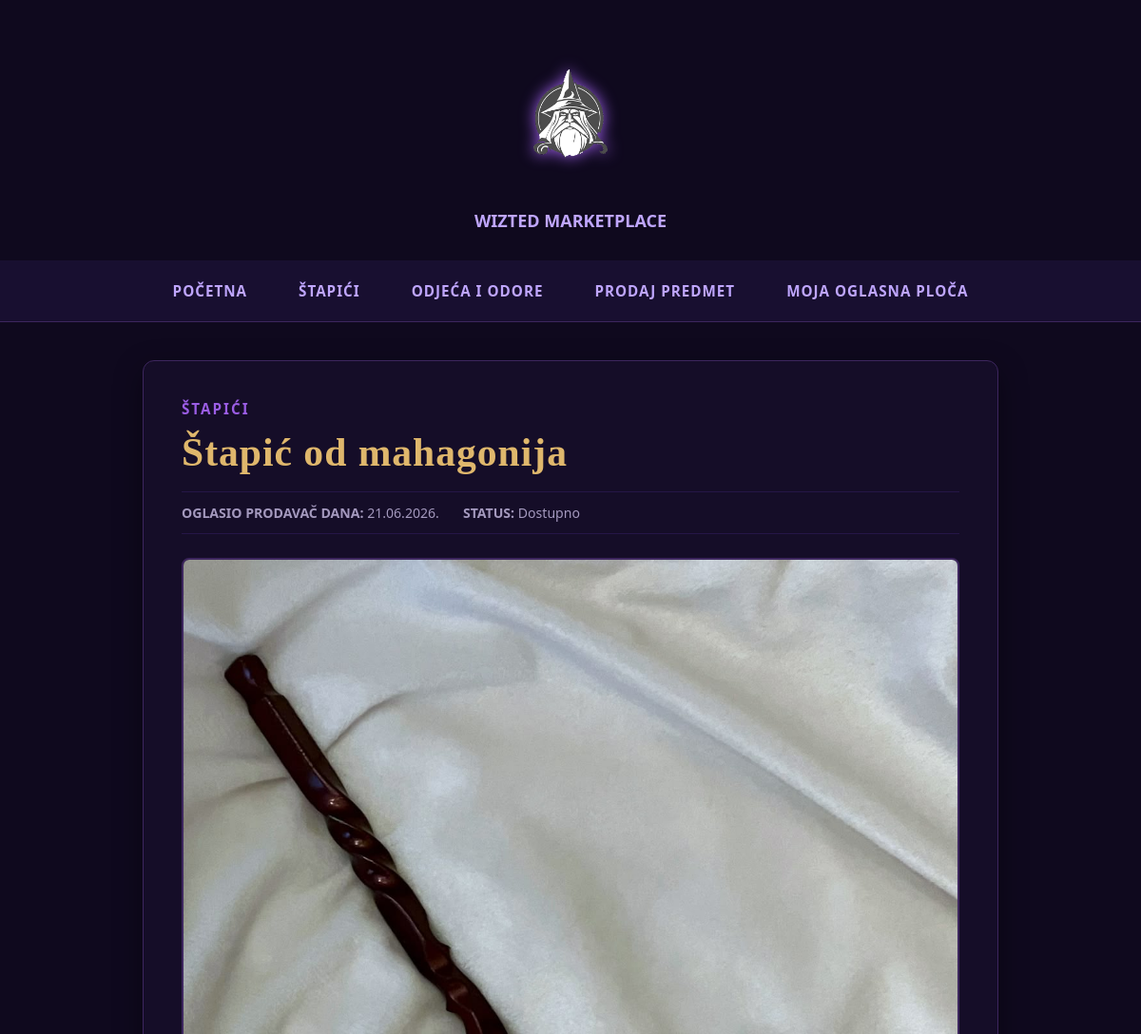
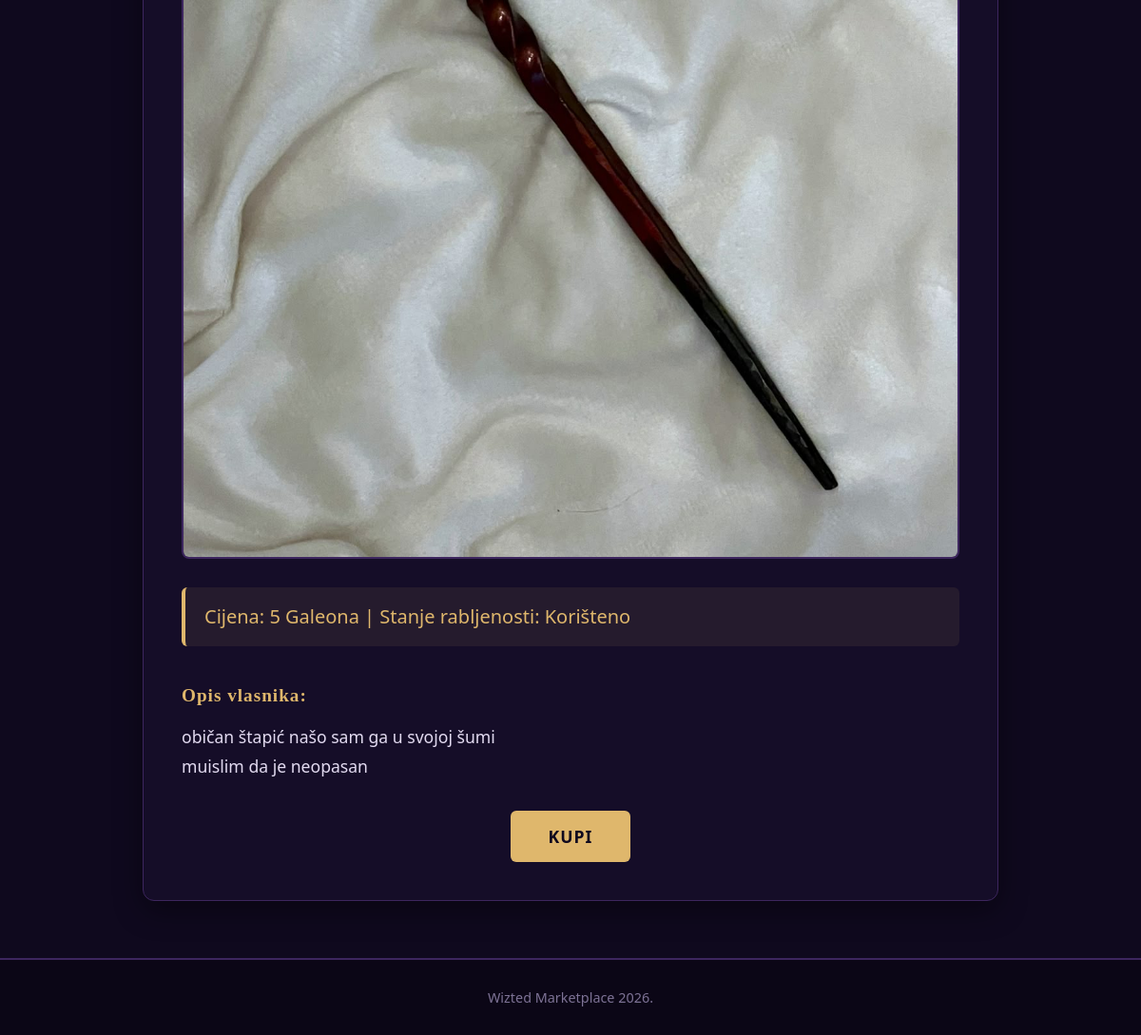
Screenshot of /clanak.php?id=6 with the database file from the repository (2 pictures, top to bottom).
### tables this page shows
CREATE TABLE `vijesti` (
  `id` int(11) NOT NULL,
  `datum` datetime NOT NULL,
  `naslov` varchar(255) NOT NULL,
  `sazetak` text NOT NULL,
  `tekst` text NOT NULL,
  `slika` varchar(255) NOT NULL,
  `kategorija` varchar(50) NOT NULL,
  `arhiva` tinyint(1) NOT NULL DEFAULT 0
);

### clanak.php (the view, shortened to what this page needs)
<?php
include 'connect.php';
$id = isset($_GET['id']) ? intval($_GET['id']) : 0;
$query = "SELECT * FROM vijesti WHERE id = $id";
$result = mysqli_query($dbc, $query);
$row = mysqli_fetch_array($result);
?>
<!DOCTYPE html>
<html lang="bs">
<head>
    <link rel="stylesheet" type="text/css" href="style.css">
</head>
<body>
    <header><img src="img/logo.png" alt="Wizted Logo" class="logo"><a>WIZTED MARKETPLACE</a></header>
    <nav>
        <div class="nav-kontejner">
            <a href="index.php">Početna</a>
            <a href="kategorija.php?kategorija=Štapići">Štapići</a>
            <a href="kategorija.php?kategorija=Odjeća i odore">Odjeća i odore</a>
            <a href="unos.html">Prodaj predmet</a>
            <a href="administrator.php">Moja oglasna ploča</a>
        </div>
    </nav>
    <section id="sadrzaj">
        <div class="clanak-prikaz">
            <p class="clanak-kategorija"><?php echo $row['kategorija']; ?></p>
            <h1 class="clanak-naslov"><?php echo $row['naslov']; ?></h1>
            <div class="clanak-meta">
                <span><strong>OGLASIO PRODAVAČ DANA:</strong> <?php echo date('d.m.Y.', strtotime($row['datum'])); ?></span>
                <span><strong>STATUS:</strong> Dostupno</span>
            </div>
            <div class="clanak-slika-okvir">
                <img src="img/<?php echo $row['slika']; ?>" alt="Slika predmeta" class="clanak-slika">
            </div>
            <p class="clanak-sazetak"><?php echo $row['sazetak']; ?></p>
            <div class="clanak-tekst">
                <h3 style="margin-bottom:10px; font-size:1.2rem;">Opis vlasnika:</h3>
                <p><?php echo nl2br($row['tekst']); ?></p>
            </div>
            <div style="margin-top: 30px; text-align: center;">
                <button class="gumb-prihvati" style="font-size: 1.1rem; padding: 15px 40px;">Kupi</button>
            </div>
        </div>
    </section>
    <footer><p>Wizted Marketplace 2026.</p></footer>
</body>
</html>

### style.css (style rules this page uses)
* { margin: 0; padding: 0; box-sizing: border-box; font-family: 'Segoe UI', Tahoma, Geneva, Verdana, sans-serif; }
body { background-color: #0f091e; color: #e2daf0; }
h1, h2, h3, .clanak-naslov { font-family: 'Georgia', serif; color: #dfb76c; letter-spacing: 1px; }
header { display: flex; flex-direction: column; align-items: center; padding: 20px 0; }
header a { display: inline-block; color: #bfa6ff; font-size: 18px; font-weight: bold; text-decoration: none; transition: color 0.3s ease; padding-bottom: 10px; }
header .logo { display: block; max-height: 200px; width: auto; filter: drop-shadow(0 0 8px #9b5de5); }
nav { background-color: #180f30; width: 100%; border-bottom: 1px solid #3d265e; }
.nav-kontejner { max-width: 1200px; margin: 0 auto; padding: 5px 20px; display: flex; justify-content: center; flex-wrap: wrap; }
nav a { color: #bfa6ff; text-decoration: none; padding: 12px 22px; margin: 5px; font-weight: bold; font-size: 0.95rem; text-transform: uppercase; letter-spacing: 1px; border-radius: 4px; transition: all 0.3s ease; }
#sadrzaj { max-width: 1200px; margin: 40px auto; padding: 0 20px; }
.form-gumbi button, .gumb-ponisti, .gumb-prihvati { padding: 12px 28px; font-size: 0.95rem; font-weight: bold; text-transform: uppercase; letter-spacing: 1px; border: none; border-radius: 6px; cursor: pointer; transition: all 0.2s ease; }
.gumb-prihvati { background-color: #dfb76c; color: #0f091e; }
.clanak-prikaz { background-color: #150d28; padding: 40px; border-radius: 12px; border: 1px solid #3d265e; box-shadow: 0 10px 30px rgba(0,0,0,0.4); max-width: 900px; margin: 0 auto; }
.clanak-kategorija { color: #9b5de5; font-weight: bold; font-size: 0.95rem; text-transform: uppercase; letter-spacing: 2px; margin-bottom: 12px; }
.clanak-naslov { font-size: 2.6rem; margin-bottom: 15px; line-height: 1.2; }
.clanak-meta { padding: 12px 0; margin-bottom: 25px; font-size: 0.88rem; color: #a499be; border-top: 1px solid #251647; border-bottom: 1px solid #251647; display: flex; gap: 25px; }
.clanak-slika-okvir { width: 100%; margin-bottom: 30px; border: 2px solid #3d265e; border-radius: 8px; overflow: hidden; }
.clanak-slika { width: 100%; max-height: 1200px; object-fit: fill; display: block; }
.clanak-sazetak { font-size: 1.25rem; line-height: 1.6; color: #dfb76c; background: rgba(223, 183, 108, 0.08); margin-bottom: 25px; padding: 15px 20px; border-radius: 6px; border-left: 4px solid #dfb76c; }
.clanak-tekst { font-size: 1.1rem; line-height: 1.8; color: #e2daf0; padding-top: 10px; }
footer { background-color: #0b0616; color: #7d7295; text-align: center; padding: 30px; border-top: 2px solid #3d265e; margin-top: 60px; font-size: 0.9rem; }

### rows the page displays
vijesti: kategorija "ŠTAPIĆI", naslov "Štapić od mahagonija", datum "21.06.2026.", slika (picture), sazetak "Cijena: 5 Galeona | Stanje rabljenosti: Korišteno", tekst "običan štapić našo sam ga u svojoj šumi muislim da je neopasan"
